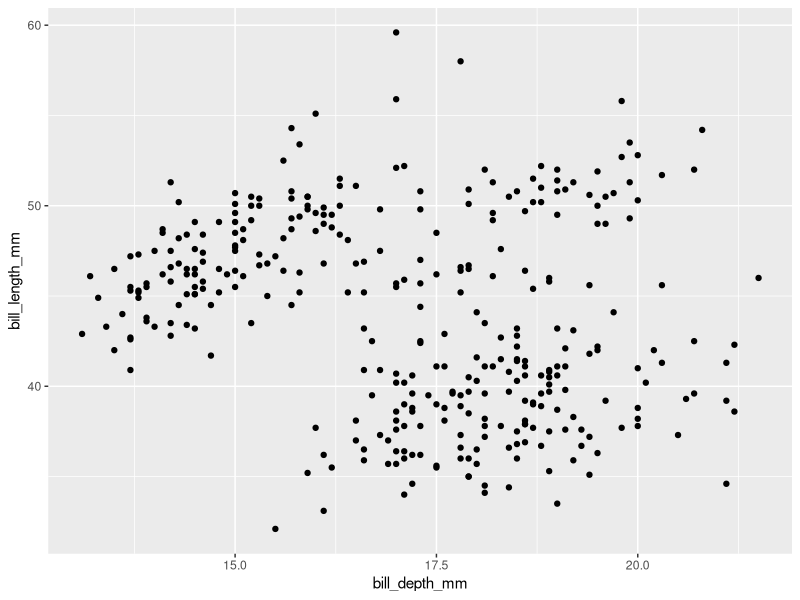
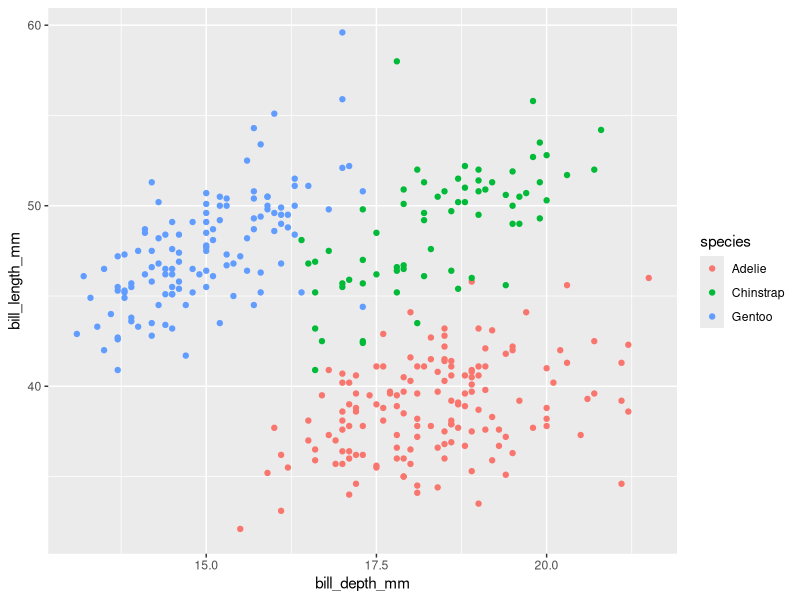
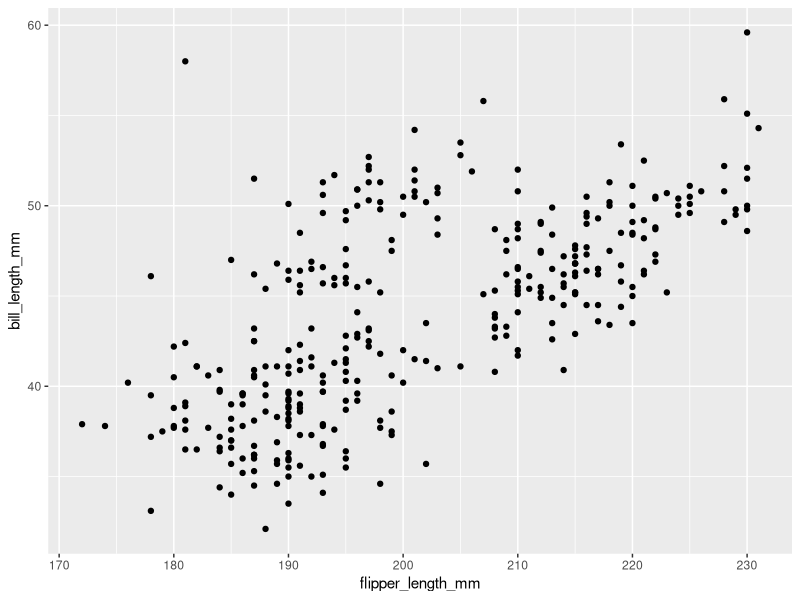
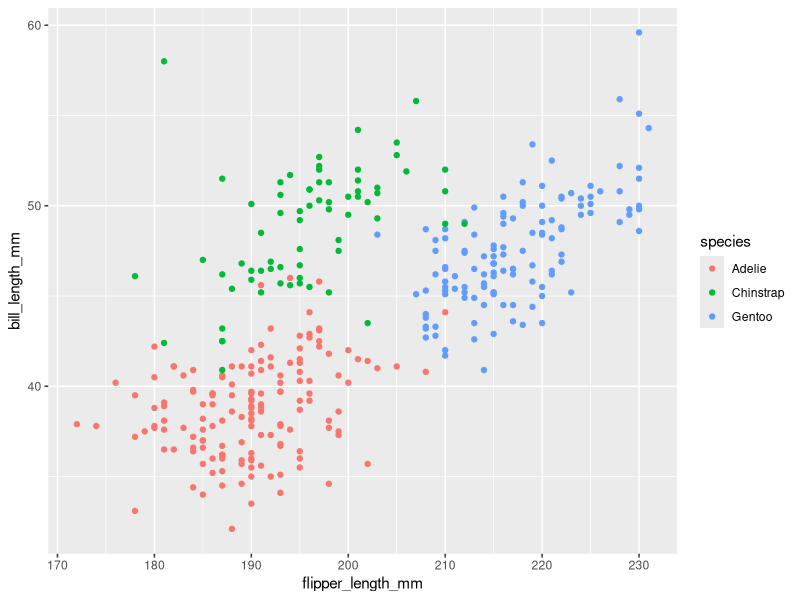
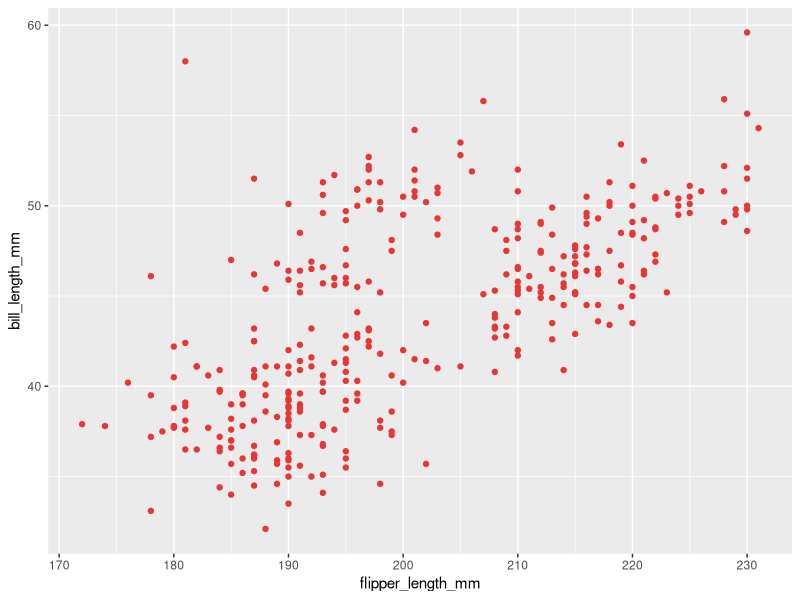
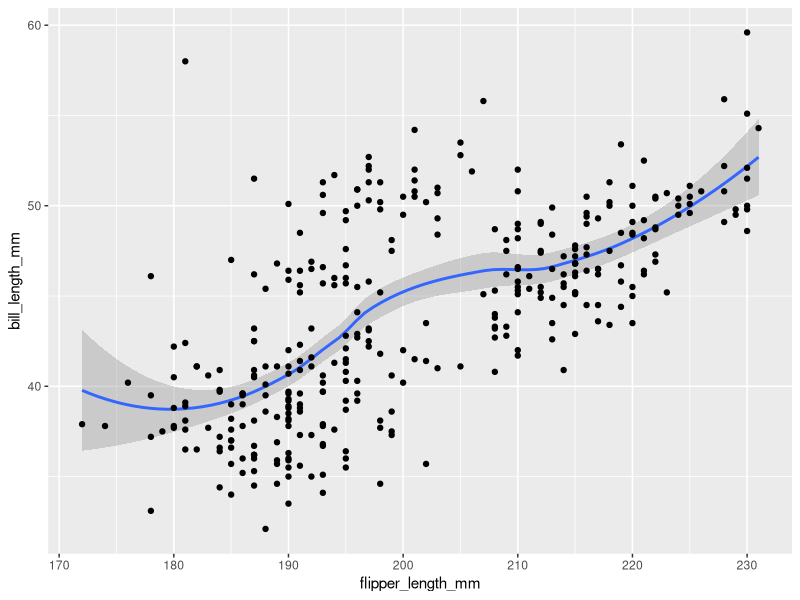
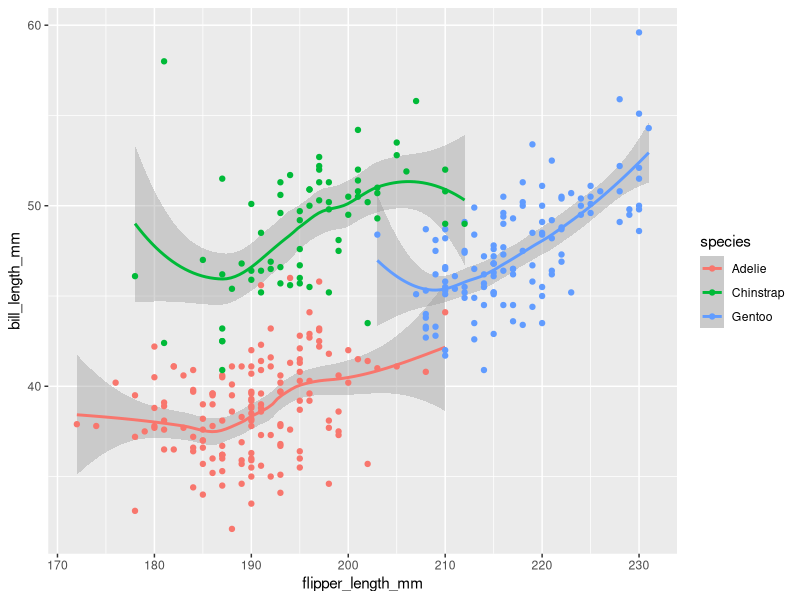
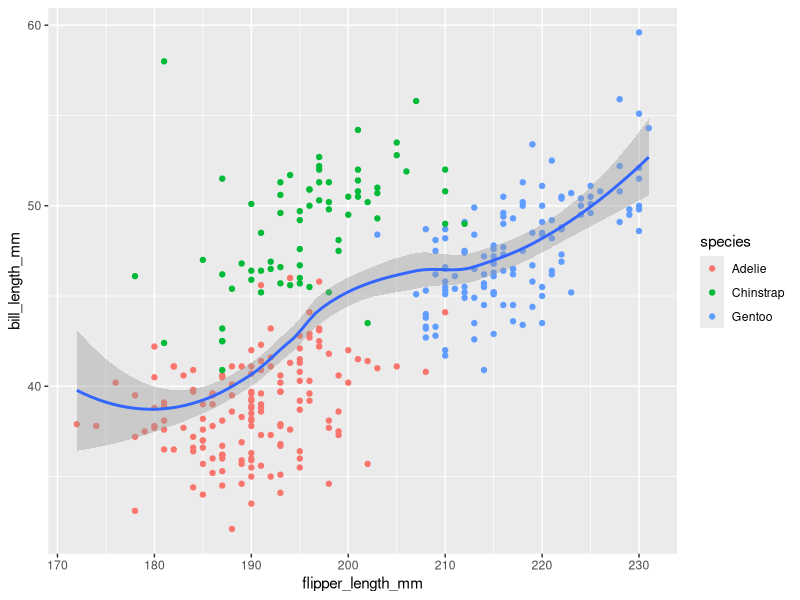

The R source for these figures, in order:
## ---- chunk 1
knitr::opts_chunk$set(echo = TRUE)
## ---- chunk 2
# install.packages("tidyverse")
# install.packages("ggplot2")
# install.packages("palmerpenguins")

library(ggplot2)
library(tidyverse)
library(palmerpenguins)
## ---- chunk 3
data("penguins")
## ---- chunk 4
penguins
## ---- chunk 5
str(penguins)
## ---- chunk 6
summary(penguins)
## ---- chunk 7
penguins$species
## ---- chunk 8
# First row, row column
penguins[1,1]

# First row
penguins[1,]

# First column
penguins[,1]
## ---- chunk 9
penguins$species
penguins[,1]
## ---- chunk 10
# Take the first ten rows
penguins[1:10,]

# Take the 1st, 3rd, 5th, and 7th rows
penguins[c(1, 3, 5, 7),]

# Take all of the rows from 2 to 68 including every 2nd row
penguins[seq(from = 2, to = 68, by = 2),]
## ---- chunk 11
# Take all of the rows from 2 to 68 including every 2nd row
penguins[seq(from = 2, to = nrow(penguins), by = 2),]
## ---- chunk 12
unique(penguins$species)
## ---- chunk 13
length(unique(penguins$species))
## ---- chunk 14
View(penguins[1:16,])
## ---- chunk 15
head(penguins, n = 25)
tail(penguins)
## ---- chunk 16
ggplot(data = penguins,
       aes(x = bill_depth_mm,
           y = bill_length_mm)) +
  geom_point()
## ---- chunk 17
ggplot(data = penguins,
       aes(x = bill_depth_mm,
           y = bill_length_mm,
           color = species)) +
  geom_point()
## ---- chunk 18
str(penguins)
## ---- chunk 19
ggplot(data = penguins,
       aes(x = flipper_length_mm,
           y = bill_length_mm)) +
  geom_point()
## ---- chunk 20
ggplot(data = penguins,
       aes(x = flipper_length_mm,
           y = bill_length_mm,
           color = species)) +
  geom_point()
## ---- chunk 21
cr_red <- "#e83536"

ggplot(data = penguins,
       aes(x = flipper_length_mm,
           y = bill_length_mm)) +
  geom_point(color = cr_red)
## ---- chunk 22
ggplot(data = penguins,
       aes(x = flipper_length_mm,
           y = bill_length_mm)) +
  geom_smooth() +
  geom_point()
## ---- chunk 23
ggplot(data = penguins,
       aes(x = flipper_length_mm,
           y = bill_length_mm,
           color = species)) +
  geom_smooth() +
  geom_point()
## ---- chunk 24
ggplot(data = penguins,
       aes(x = flipper_length_mm,
           y = bill_length_mm)) +
  geom_point(aes(color = species)) +
  geom_smooth()
## ---- chunk 25
ggplot(data = penguins,
       aes(x = flipper_length_mm,
           y = bill_length_mm)) +
  geom_point(aes(color = species)) +
  geom_smooth(aes(group = species))
## ---- chunk 26
ggplot(data = penguins,
       aes(x = bill_length_mm)) +
  geom_histogram()
## ---- chunk 27
ggplot(data = penguins,
       aes(x = island)) +
  geom_bar()
## ---- chunk 28
ggplot(data = penguins,
       aes(x = flipper_length_mm,
           y = bill_length_mm)) +
  geom_point() +
  facet_grid(~ species)
## ---- chunk 29
ggplot(data = penguins,
       aes(x = flipper_length_mm,
           y = bill_length_mm)) +
  geom_point() +
  facet_grid(species ~ .)
## ---- chunk 30
ggplot(data = penguins,
       aes(x = flipper_length_mm,
           y = bill_length_mm)) +
  geom_point() +
  facet_grid(island ~ species)
## ---- chunk 31
ggplot(data = penguins,
       aes(x = flipper_length_mm,
           y = bill_length_mm)) +
  geom_point(aes(color = species)) +
  geom_smooth() +
  facet_grid(island ~ species)
## ---- chunk 32
ggplot(data = penguins,
       aes(x = species,
           fill = island)) +
  geom_bar()
## ---- chunk 33
ggplot(data = penguins,
       aes(x = species,
           fill = island)) +
  geom_bar(position = "dodge")
## ---- chunk 34
ggplot(data = penguins,
       aes(x = species,
           fill = island))  +
  geom_bar() +
  labs(x = "example x axis title")
